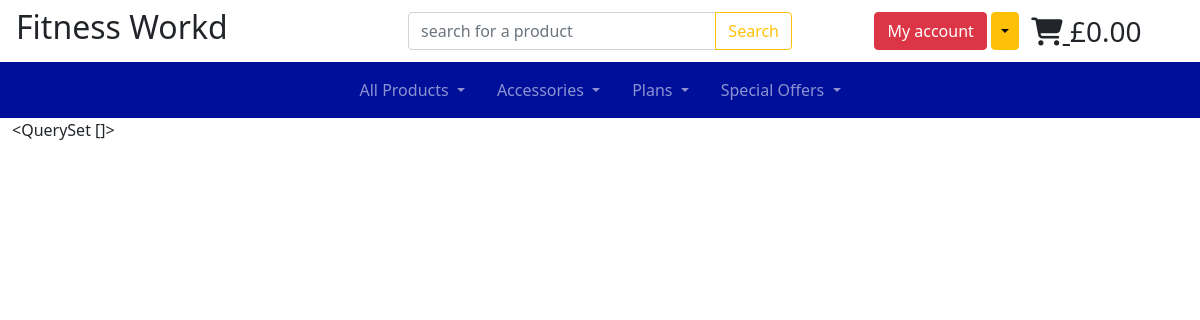
/products/, run on an earlier commit of the app's database.
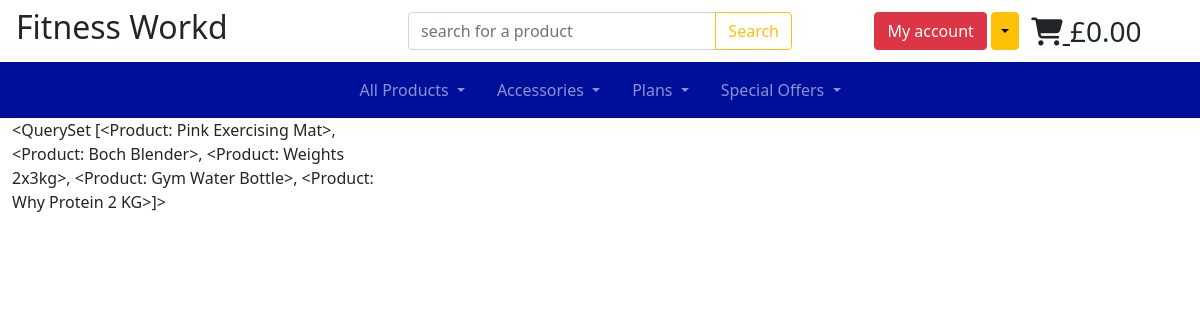
And on a later commit of the database.
### products/models.py (models this page shows)
class Product(models.Model):
    category = models.ForeignKey(
        'Category', null=True, blank=True, on_delete=models.SET_NULL)
    sku = models.CharField(max_length=254, null=True, blank=True)
    name = models.CharField(max_length=254)
    description = models.TextField()
    has_sizes = models.BooleanField(default=False, null=True, blank=True)
    price = models.DecimalField(max_digits=6, decimal_places=2)
    rating = models.DecimalField(
        max_digits=6, decimal_places=2, null=True, blank=True)
    image_url = models.URLField(max_length=1400, null=True, blank=True)
    image = models.ImageField(null=True, blank=True)
    def __str__(self):
        return self.name

### products/views.py (the view)
# urls.py: path('', views.all_products, name="products"),
def all_products(request):
    products = Product.objects.all()
    context = {
        'products': products
    }
    return render(request, 'products/products.html', context)

### products/templates/products/products.html
{% extends 'base.html' %}
{% load static %}
{% block content %}
<div class="container-fluid">
    <div class="row">
        <div class="col-12 col-md-6 col-lg-4">
            {{products}}
        </div>
    </div>
</div>
{% endblock %}

### templates/base.html (shortened to what this page needs)
{% load static %}
<!doctype html>
<html lang="en">
<head>
	{% block corecss %}
    <link href="https://cdn.jsdelivr.net/npm/bootstrap@5.0.0-beta1/dist/css/bootstrap.min.css" rel="stylesheet">
	<link rel="stylesheet" type="text/css" href="{% static 'css/base.css' %}">
    {% endblock %}
</head>
<body>
<header class="container-fluid m-0 p-0 my-auto">
<div class="d-none d-lg-inline my-auto">
    <div class="row ">
        <div class="col-lg-4 my-auto">
            <a class="nav-link" href="{% url 'home' %}">
                <h2 class="logo-font text-dark">Fitness Workd</h2>
            </a>
        </div>
        <div class="col-lg-4 text-center my-auto">
            <div class="input-group">
                <input type="text" class="form-control" placeholder="search for a product" aria-label="search for a product" aria-describedby="search-product">
                <button class="btn btn-outline-warning" type="button" id="search-product">Search</button>
            </div>
        </div>
        <div class="col-lg-4 align-button-and-cart">
            <div class="btn-group">
                <ul class="list-unstyled m-0 my-auto">
                    <li class="list-inline-item">
                        <button type="button" class="btn btn-danger">My account</button>
                        <button type="button" class="btn btn-warning dropdown-toggle dropdown-toggle-split" data-bs-toggle="dropdown" aria-expanded="false">
                        </button>
                    </li>
                    <li class="list-inline-item align-middle">
                        <a class="text-dark fs-3 {% if grand_total %}text-primary font-weight-bold{% else %}text-black{% endif %}" href="">
                            <i class="fas fa-shopping-cart"></i><span> </span>
                            <span class="list-inline-item align-midle">
                               {% if grand_total %}
                                ${{ grand_total|floatformat:2 }}
                                {% else %}
                                £0.00
                                {% endif %}
                            </span>
                        </a>
                    </li>
                </ul>
            </div>
        </div>
    </div>
    </div>
    <nav class="navbar navbar-expand-lg navbar-dark bg-dark nav-bg">
    <div class="container-fluid d-flex">
        <div class="collapse navbar-collapse" id="main-nav">
            <ul class="navbar-nav list-unstyled mx-auto">
                {% include 'includes/main-nav.html' %}
            </ul>
        </div>
        </div>
</nav>
</header>
	{% block content %}
	{% endblock %}
</body>
</html>

### templates/includes/main-nav.html (shortened to what this page needs)
    <div class="collapse navbar-collapse mx-auto" id="main-nav">
      <ul class="navbar-nav mx-auto">
        <li class="nav-item dropdown px-2">
          <a class="nav-link dropdown-toggle" href="#" id="all-products" role="button" data-bs-toggle="dropdown" aria-expanded="false">
            All Products
          </a>
        </li>
        <li class="nav-item dropdown px-2">
          <a class="nav-link dropdown-toggle" href="#" id="plans" role="button" data-bs-toggle="dropdown" aria-expanded="false">
            Accessories
          </a>
        </li>
        <li class="nav-item dropdown px-2">
          <a class="nav-link dropdown-toggle" href="#" id="useful-items" role="button" data-bs-toggle="dropdown" aria-expanded="false">
            Plans
          </a>
        </li>
        <li class="nav-item dropdown px-2">
          <a class="nav-link dropdown-toggle" href="#" id="special-offers" role="button" data-bs-toggle="dropdown" aria-expanded="false">
            Special Offers
          </a>
        </li>
      </ul>
    </div>

### static/css/base.css (style rules this page uses)
.nav-bg { background:#000F9A !important; }
.align-button-and-cart { display:flex; justify-content:space-evenly; align-items:center; }

What changed in the data, as far as the page shows it:
added Product: name.name "<QuerySet [<Product: Pink Exercising Mat>, <Product: Boch Blender>, <Product: Weights 2x3kg>, <Product: Gym Water Bottle>, <Product: Why Protein 2 KG>]>"
Also different on the page:
{{ products }}: "<QuerySet []>" → (not shown)
